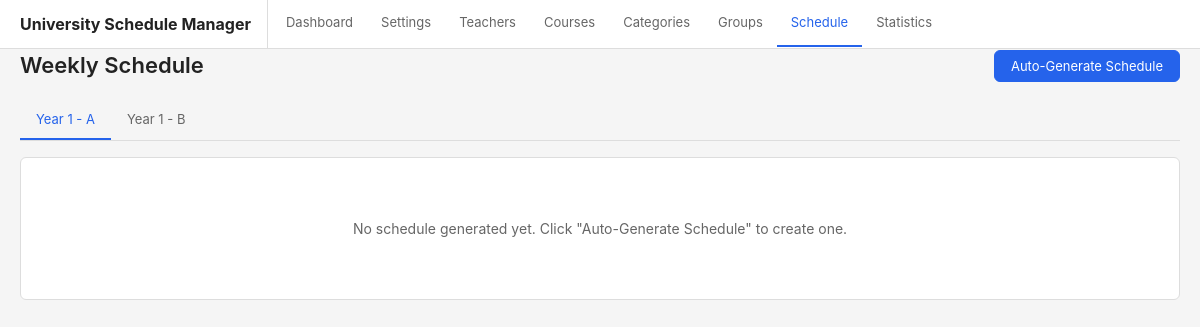
Screenshot of /?page=schedule with the database file from the repository.
### tables this page shows
CREATE TABLE groups (
        id INTEGER PRIMARY KEY AUTOINCREMENT,
        name TEXT NOT NULL,
        category_id INTEGER NOT NULL,
        FOREIGN KEY (category_id) REFERENCES group_categories(id) ON DELETE CASCADE,
        UNIQUE(name, category_id)
    );

CREATE TABLE group_categories (
        id INTEGER PRIMARY KEY AUTOINCREMENT,
        name TEXT NOT NULL UNIQUE
    );

### pages/schedule.php (the view, shortened to what this page needs)
<?php
$db = getDB();
$groups = [];
$result = $db->query("SELECT g.*, gc.name as category_name FROM groups g JOIN group_categories gc ON g.category_id = gc.id ORDER BY gc.name, g.name");
while ($row = $result->fetchArray(SQLITE3_ASSOC)) {
    $groups[] = $row;
}
$selectedGroupId = (int)($_GET['group'] ?? $groups[0]['id']);
$stmt = $db->prepare("SELECT COUNT(*) as cnt FROM schedule_slots");
$scheduleExists = $stmt->execute()->fetchArray(SQLITE3_ASSOC)['cnt'] > 0;
?>
<div class="page-header">
    <h1>Weekly Schedule</h1>
    <form method="POST" action="?page=generate" onsubmit="return confirm('This will regenerate the entire schedule. Continue?')">
        <button type="submit" class="btn btn-primary">Auto-Generate Schedule</button>
    </form>
</div>
<div class="tabs">
    <?php foreach ($groups as $g): ?>
        <a href="?page=schedule&group=<?= $g['id'] ?>"
           class="tab <?= $g['id'] === $selectedGroupId ? 'active' : '' ?>">
            <?= htmlspecialchars($g['category_name']) ?> - <?= htmlspecialchars($g['name']) ?>
        </a>
    <?php endforeach; ?>
</div>
<?php if (!$scheduleExists): ?>
    <div class="card">
        <p class="empty">No schedule generated yet. Click "Auto-Generate Schedule" to create one.</p>
    </div>
<?php endif; ?>

### assets/style.css (style rules this page uses)
*, *::before, *::after { box-sizing: border-box; margin: 0; padding: 0; }
:root { --bg: #f5f5f5; --surface: #fff; --border: #ddd; --text: #222; --text-light: #666; --primary: #2563eb; --primary-hover: #1d4ed8; --danger: #dc2626; --danger-hover: #b91c1c; --success: #16a34a; --warning: #f59e0b; --radius: 6px; }
body { font-family: -apple-system, BlinkMacSystemFont, "Segoe UI", Roboto, sans-serif; background: var(--bg); color: var(--text); line-height: 1.5; font-size: 14px; }
a { color: var(--primary); text-decoration: none; }
.page-header { display: flex; align-items: center; justify-content: space-between; margin-bottom: 20px; }
.page-header h1 { font-size: 22px; font-weight: 600; }
.card { background: var(--surface); border: 1px solid var(--border); border-radius: var(--radius); padding: 20px; margin-bottom: 20px; }
.btn { display: inline-flex; align-items: center; gap: 6px; padding: 7px 16px; border: 1px solid var(--border); border-radius: var(--radius); font-size: 13px; font-family: inherit; cursor: pointer; background: var(--surface); color: var(--text); transition: background 0.15s; text-decoration: none; }
.btn-primary { background: var(--primary); color: #fff; border-color: var(--primary); }
.empty { text-align: center; padding: 40px; color: var(--text-light); }
.tabs { display: flex; gap: 0; border-bottom: 1px solid var(--border); margin-bottom: 16px; }
.tab { padding: 8px 16px; font-size: 13px; color: var(--text-light); border-bottom: 2px solid transparent; cursor: pointer; background: none; border-top: none; border-left: none; border-right: none; font-family: inherit; text-decoration: none; }
.tab.active { color: var(--primary); border-bottom-color: var(--primary); }

### rows the page displays
groups: category.name "Year 1", name "A"
groups: category.name "Year 1", name "B"

### other values shown
APP_NAME "University Schedule Manager"
